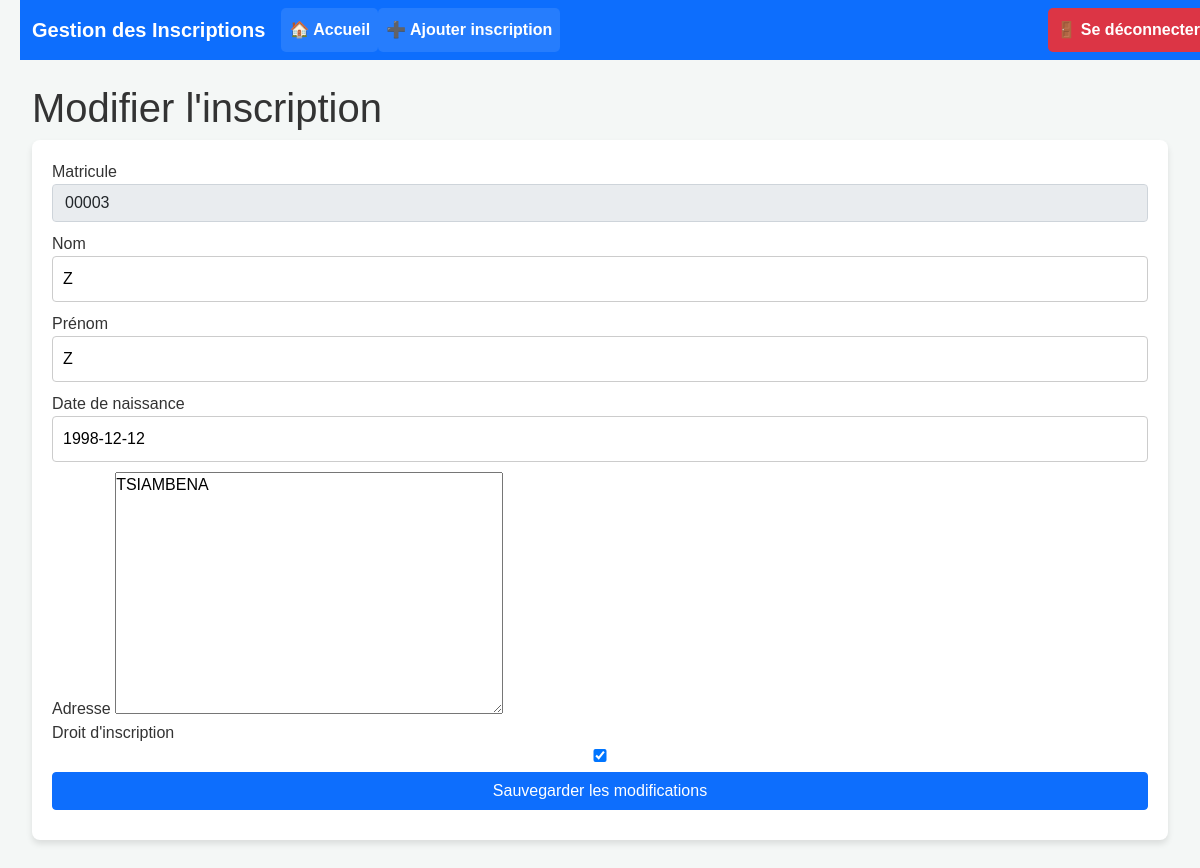
/inscriptions/modifier/21/ (signed in), run on the app's committed database.
### inscriptions/models.py (models this page shows, shortened)
class Inscription(models.Model):
    matricule = models.CharField(max_length=20, unique=True)
    nom = models.CharField(max_length=100)
    prenom = models.CharField(max_length=100)
    date_naissance = models.DateField()
    adresse = models.TextField(blank=True, null=True)
    droit_inscription = models.BooleanField(default=True)  # Valeur par défaut
    utilisateur = models.ForeignKey(User, on_delete=models.CASCADE)
    class Meta:
        verbose_name = 'Inscription'
        verbose_name_plural = 'Inscriptions'

### inscriptions/views.py (the view)
# urls.py: path('inscriptions/modifier/<int:id>/', inscriptions_views.modifier_inscription, name='modifier_inscription'),
@login_required
def modifier_inscription(request, id):
    inscription = get_object_or_404(Inscription, id=id)
    if request.method == 'POST':
        form = InscriptionForm(request.POST, instance=inscription)
        if form.is_valid():
            ancien_droit = inscription.droit_inscription  # Ancien droit
            inscription = form.save()
            nouveau_droit = form.cleaned_data['droit_inscription']
            if ancien_droit != nouveau_droit:
                AuditInscription.objects.create(
                    inscription=inscription,
                    matricule=inscription.matricule,
                    nom=inscription.nom,
                    prenom=inscription.prenom,
                    date_naissance=inscription.date_naissance,
                    adresse=inscription.adresse,
                    droit_ancien=ancien_droit,
                    droit_nouveau=nouveau_droit,
                    type_action="Modification",
                    utilisateur=request.user
                )
                messages.success(request, "L'inscription a été modifiée avec succès, et l'audit a été enregistré.")
            else:
                AuditInscription.objects.create(
                    inscription=inscription,
                    matricule=inscription.matricule,
                    nom=inscription.nom,
                    prenom=inscription.prenom,
                    date_naissance=inscription.date_naissance,
                    adresse=inscription.adresse,
                    droit_ancien=ancien_droit,
                    droit_nouveau=nouveau_droit,
                    type_action="Modification",
                    utilisateur=request.user
                )
                messages.success(request, "L'inscription a été modifiée avec succès.")
            return redirect('dashboard_user')  # Rediriger vers le dashboard de l'utilisateur après la modification
        else:
            messages.error(request, "Le formulaire contient des erreurs.")
    else:
        form = InscriptionForm(instance=inscription)
    return render(request, 'modifier_inscription.html', {'form': form, 'id': id})

### inscriptions/forms.py
class InscriptionForm(forms.ModelForm):
    class Meta:
        model = Inscription
        fields = ['matricule', 'nom', 'prenom', 'date_naissance', 'adresse', 'droit_inscription']

### templates/modifier_inscription.html (shortened to what this page needs)
{% extends 'base.html' %}
{% block content %}
    <h1>Modifier l'inscription</h1>
    <form method="post">
        <div class="form-group">
            <label for="matricule">Matricule</label>
            <input type="text" id="matricule" name="matricule" value="{{ form.instance.matricule }}" class="form-control" readonly>
        </div>
        <div class="form-group">
            <label for="nom">Nom</label>
            {{ form.nom }}
        </div>
        <div class="form-group">
            <label for="prenom">Prénom</label>
            {{ form.prenom }}
        </div>
        <div class="form-group">
            <label for="date_naissance">Date de naissance</label>
            {{ form.date_naissance }}
        </div>
        <div class="form-group">
            <label for="adresse">Adresse</label>
            {{ form.adresse }}
        </div>
        <div class="form-group">
            <label for="droit_inscription">Droit d'inscription</label>
            {{ form.droit_inscription }}
        </div>
        <button type="submit" class="btn btn-primary">Sauvegarder les modifications</button>
    </form>
{% endblock %}

### static/css/styles.css (style rules this page uses)
* { margin: 0; padding: 0; box-sizing: border-box; }
body { font-family: Arial, sans-serif; background-color: #f4f7f6; color: #333; padding: 20px; }
form { background-color: white; padding: 20px; border-radius: 8px; box-shadow: 0 4px 6px rgba(0, 0, 0, 0.1); margin-bottom: 20px; }
form input, form button { width: 100%; padding: 10px; margin-bottom: 10px; border-radius: 4px; border: 1px solid #ccc; }
form input[type="text"], form input[type="email"], form input[type="password"] { font-size: 16px; }
form button { background-color: #3498db; color: white; font-size: 16px; cursor: pointer; border: none; transition: background-color 0.3s; }

### templates/base.html (style rules this page uses)
body { padding-top: 60px; }

### data on the page
Inscription: matricule "00003", nom "Z", prenom "Z", date_naissance "1998-12-12", adresse "TSIAMBENA", droit_inscription "☑"
